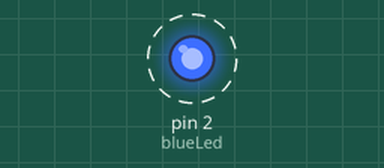
Simulated run of this sketch. Board: Arduino Uno, built with avr-gcc and run on an emulated ATmega328P. Shown: output pins drawn as LEDs (lit = HIGH). Dashed ring = blinking.

Above: at 0.1 s.
Timing chart, 0 to 3.0 s (numbered marks = the images above):
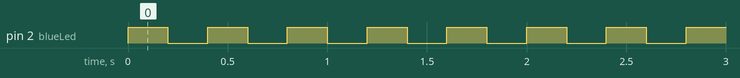

Measured:
- by itself, pin 2 (blueLed): alternates HIGH for 0.20 s and LOW for 0.20 s

The sketch:

iago-exercise-001.ino
```cpp
#define blueLed 2

void setup() {
  pinMode(blueLed,OUTPUT);
}

void loop() {
  digitalWrite(blueLed,HIGH);
  delay(200);
  digitalWrite(blueLed,LOW);
  delay(200);
}
```
